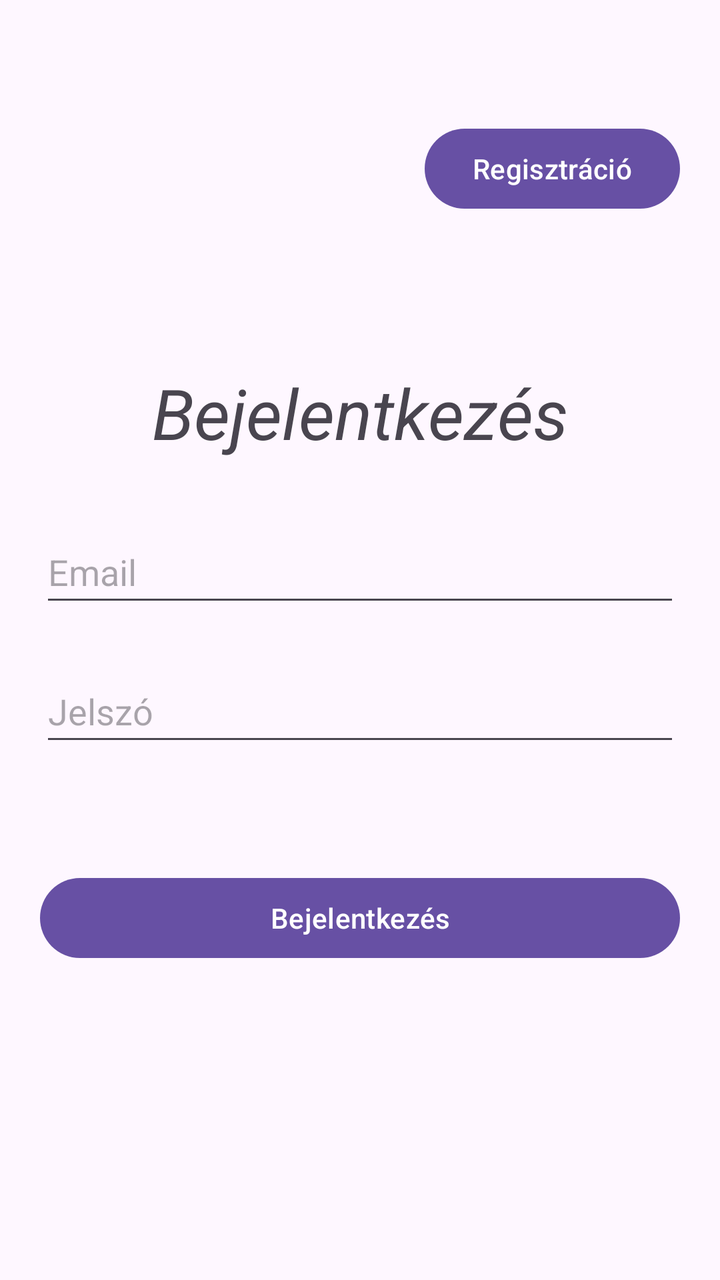
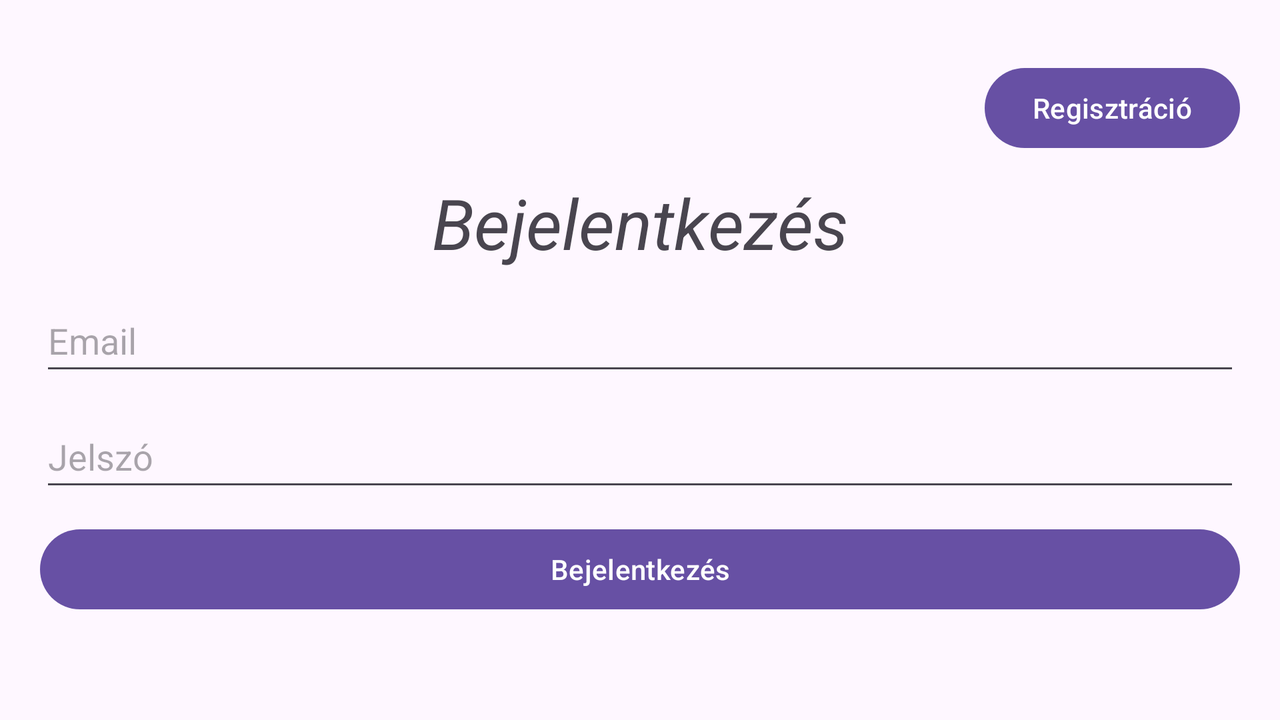

First picture: res/layout/ on a phone held upright. Second picture: the repository's own variant of that layout, on a device whose configuration matches the variant's folder. Source for both follows.
<!-- AndroidManifest.xml: application theme Theme.Szonyeg -->
<!-- res/layout/activity_main.xml -->
<?xml version="1.0" encoding="utf-8"?>
<androidx.constraintlayout.widget.ConstraintLayout xmlns:android="http://schemas.android.com/apk/res/android"
    xmlns:app="http://schemas.android.com/apk/res-auto"
    xmlns:tools="http://schemas.android.com/tools"
    android:layout_width="match_parent"
    android:layout_height="match_parent"
    tools:context=".MainActivity"
    android:scrollbars="vertical">

    <EditText
        android:id="@+id/editTextFelhasznaloNev"
        android:layout_width="match_parent"
        android:layout_height="wrap_content"
        android:layout_marginTop="16dp"
        android:layout_marginRight="@dimen/szelek"
        android:layout_marginLeft="@dimen/szelek"
        android:ems="12"
        android:hint="@string/email"
        android:inputType="textEmailAddress"
        android:minHeight="@dimen/minMag"
        app:layout_constraintBottom_toBottomOf="parent"
        app:layout_constraintTop_toTopOf="parent"
        app:layout_constraintVertical_bias="0.424"
        tools:layout_editor_absoluteX="0dp" />

    <TextView
        android:id="@+id/textViewBej"
        android:layout_width="match_parent"
        android:layout_height="wrap_content"
        android:layout_marginRight="@dimen/szelek"
        android:layout_marginLeft="@dimen/szelek"
        android:text="@string/bejelentkezes"
        android:textAlignment="center"
        android:textSize="@dimen/betumeret"
        android:textStyle="italic"
        app:layout_constraintBottom_toTopOf="@+id/editTextFelhasznaloNev"
        app:layout_constraintTop_toTopOf="parent"
        app:layout_constraintVertical_bias="0.857"
        tools:layout_editor_absoluteX="0dp" />

    <EditText
        android:id="@+id/editTextJelszo"
        android:layout_width="match_parent"
        android:layout_height="wrap_content"
        android:layout_marginBottom="160dp"
        android:layout_marginRight="@dimen/szelek"
        android:layout_marginLeft="@dimen/szelek"
        android:ems="12"
        android:hint="@string/jelszo"
        android:inputType="textPassword"
        android:minHeight="@dimen/minMag"
        app:layout_constraintBottom_toBottomOf="parent"
        app:layout_constraintTop_toBottomOf="@+id/editTextFelhasznaloNev"
        app:layout_constraintVertical_bias="0.176"
        tools:layout_editor_absoluteX="16dp" />

    <Button
        android:id="@+id/bejelentkezesGomb"
        android:layout_width="0dp"
        android:layout_height="wrap_content"
        android:layout_marginTop="57dp"
        android:layout_marginRight="@dimen/szelek"
        android:layout_marginLeft="@dimen/szelek"
        android:text="@string/bejelentkezes"
        android:onClick="bejelentkezni"
        app:layout_constraintBottom_toBottomOf="parent"
        app:layout_constraintEnd_toEndOf="parent"
        app:layout_constraintHorizontal_bias="1.0"
        app:layout_constraintStart_toStartOf="parent"
        app:layout_constraintTop_toBottomOf="@+id/editTextJelszo"
        app:layout_constraintVertical_bias="0.0" />

    <Button
        android:id="@+id/regisztracioGomb"
        android:layout_width="wrap_content"
        android:layout_height="wrap_content"
        android:layout_marginEnd="@dimen/szelek"
        android:layout_marginBottom="152dp"
        android:onClick="regisztralni"
        android:text="@string/regisztracio"
        app:layout_constraintBottom_toBottomOf="parent"
        app:layout_constraintBottom_toTopOf="@+id/editTextFelhasznaloNev"
        app:layout_constraintEnd_toEndOf="parent"
        app:layout_constraintHorizontal_bias="1.0"
        app:layout_constraintStart_toStartOf="parent" />
</androidx.constraintlayout.widget.ConstraintLayout>
<!-- resources referenced by this layout -->
<resources>
  <dimen name="betumeret">35sp</dimen>
  <dimen name="minMag">48dp</dimen>
  <dimen name="szelek">20dp</dimen>
  <string name="bejelentkezes">Bejelentkezés</string>
  <string name="email">Email</string>
  <string name="jelszo">Jelszó</string>
  <string name="regisztracio">Regisztráció</string>
  <style name="Theme.Szonyeg" parent="Base.Theme.Szonyeg" />
  <style name="Base.Theme.Szonyeg" parent="Theme.Material3.DayNight.NoActionBar">
          
          
      </style>
</resources>
<!-- res/layout-land/activity_main.xml (the repository's variant of the layout above) -->
<!-- drawn on the phone turned sideways -->
<?xml version="1.0" encoding="utf-8"?>
<ScrollView xmlns:android="http://schemas.android.com/apk/res/android"
    android:layout_width="fill_parent" android:layout_height="fill_parent">
<LinearLayout
    xmlns:android="http://schemas.android.com/apk/res/android"
    xmlns:app="http://schemas.android.com/apk/res-auto"
    xmlns:tools="http://schemas.android.com/tools"
    android:layout_width="match_parent"
    android:layout_height="match_parent"
    android:orientation="vertical"
    tools:context=".MainActivity">

    <Button
        android:id="@+id/regisztracioGomb"
        android:layout_width="wrap_content"
        android:layout_height="wrap_content"
        android:layout_marginTop="30dp"
        android:layout_marginBottom="10dp"
        android:layout_marginRight="@dimen/szelek"
        android:layout_marginLeft="@dimen/szelek"
        android:layout_gravity="right"
        android:onClick="regisztralni"
        android:text="@string/regisztracio"
        app:layout_constraintVertical_bias="0.0" />

    <TextView
        android:id="@+id/textViewBej"
        android:layout_width="match_parent"
        android:layout_height="wrap_content"
        android:layout_marginRight="@dimen/szelek"
        android:layout_marginLeft="@dimen/szelek"
        android:text="@string/bejelentkezes"
        android:textAlignment="center"
        android:textSize="@dimen/betumeret"
        android:textStyle="italic"
        tools:layout_editor_absoluteX="0dp" />

    <EditText
        android:id="@+id/editTextFelhasznaloNev"
        android:layout_width="match_parent"
        android:layout_height="wrap_content"
        android:layout_marginTop="@dimen/koztes"
        android:layout_marginRight="@dimen/szelek"
        android:layout_marginLeft="@dimen/szelek"
        android:ems="12"
        android:hint="@string/email"
        android:inputType="textEmailAddress"
        android:minHeight="@dimen/minMag"
        tools:layout_editor_absoluteX="16dp" />

    <EditText
        android:id="@+id/editTextJelszo"
        android:layout_width="match_parent"
        android:layout_height="wrap_content"
        android:layout_marginTop="@dimen/koztes"
        android:layout_marginRight="@dimen/szelek"
        android:layout_marginLeft="@dimen/szelek"
        android:ems="12"
        android:hint="@string/jelszo"
        android:inputType="textPassword"
        android:minHeight="@dimen/minMag" />

    <Button
        android:id="@+id/bejelentkezesGomb"
        android:layout_width="match_parent"
        android:layout_height="wrap_content"
        android:layout_marginTop="@dimen/koztes"
        android:layout_marginRight="@dimen/szelek"
        android:layout_marginLeft="@dimen/szelek"
        android:onClick="bejelentkezni"
        android:text="@string/bejelentkezes"
        app:layout_constraintVertical_bias="0.0" />


</LinearLayout>
</ScrollView>
<!-- resources referenced by the variant -->
<!-- as the phone turned sideways resolves them -->
<resources>
  <dimen name="betumeret">35sp</dimen>
  <dimen name="koztes">10dp</dimen>
  <dimen name="minMag">48dp</dimen>
  <dimen name="szelek">20dp</dimen>
  <string name="bejelentkezes">Bejelentkezés</string>
  <string name="email">Email</string>
  <string name="jelszo">Jelszó</string>
  <string name="regisztracio">Regisztráció</string>
  <style name="Theme.Szonyeg" parent="Base.Theme.Szonyeg" />
  <style name="Base.Theme.Szonyeg" parent="Theme.Material3.DayNight.NoActionBar">
          
          
      </style>
</resources>
